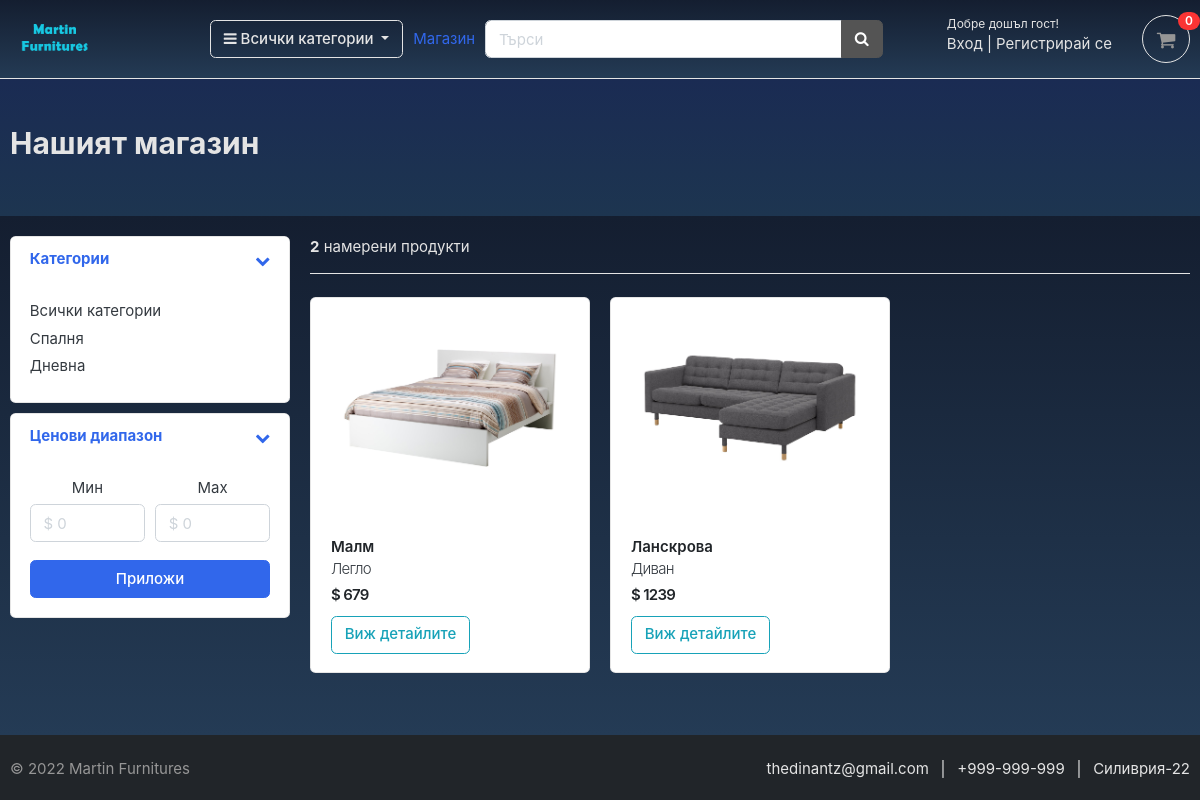
The page /store/ on the database as committed earlier.
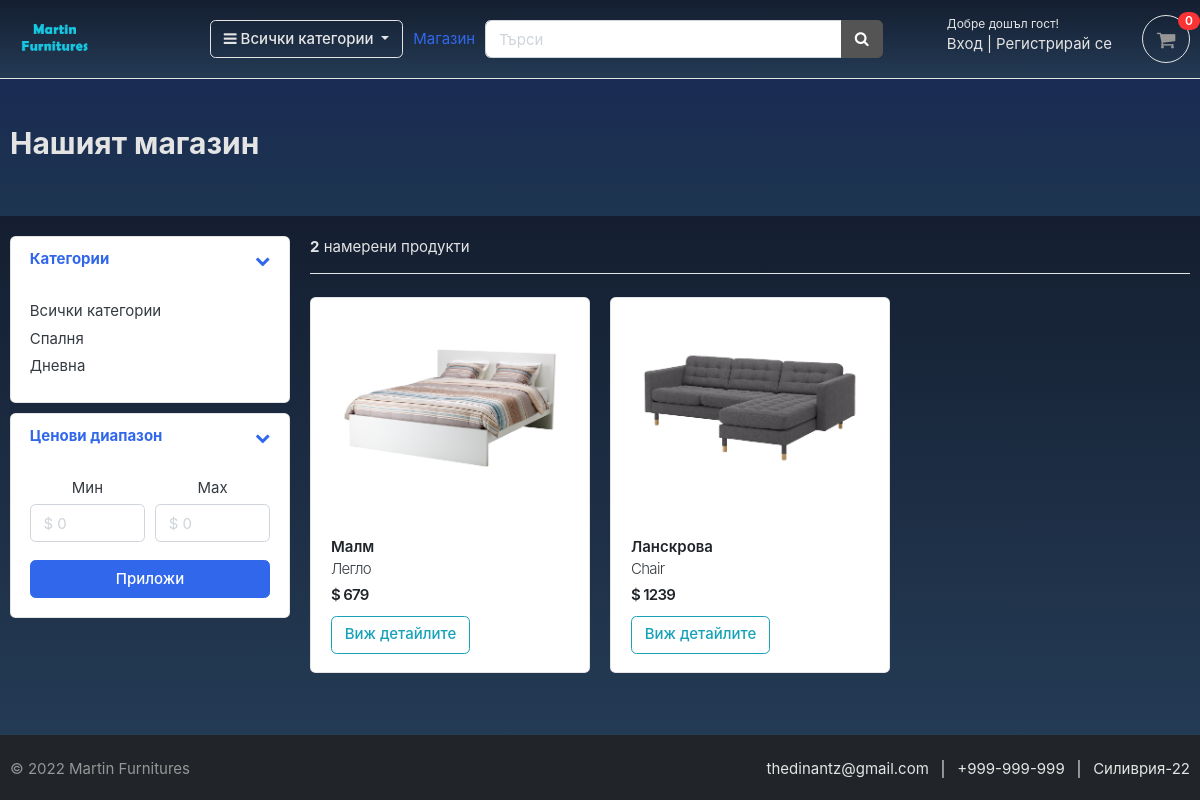
The same page on the database as committed later.
### category/models.py (models this page shows, shortened)
class Category(models.Model):
    category_name = models.CharField(max_length=50, unique=True)
    slug = models.SlugField(max_length=100, unique=True)
    description = models.TextField(max_length=255, blank=True)
    category_image = models.ImageField(
        upload_to='photos/categories', blank=True)
    class Meta:
        verbose_name = 'category'
        verbose_name_plural = 'categories'
    def get_url(self):
        return reverse('products_by_category', args=[self.slug])

### store/models.py (models this page shows, shortened)
class Product(models.Model):
    product_name    = models.CharField(max_length=50, unique=True)
    slug            = models.SlugField(max_length=50, unique=True)
    description     = models.TextField(max_length=600, blank=True)
    hidden_desc     = models.TextField(max_length=600, blank=True)
    type            = models.CharField(max_length=50, null=False, blank=False)
    price           = models.IntegerField()
    images          = models.ImageField(upload_to='photos/products')
    stock           = models.IntegerField()
    is_available    = models.BooleanField(default=True)
    category        = models.ForeignKey(Category, on_delete=models.CASCADE)
    created_date    = models.DateTimeField(auto_now_add=True)
    modified_date   = models.DateTimeField(auto_now=True)
    def get_url(self):
        return reverse('product_detail', args=[self.category.slug, self.slug])

### store/views.py (the view)
# urls.py: path('store/', include('store.urls')),
def store(request, category_slug=None):
    categories = None
    products = None
    if category_slug != None:
        categories = get_object_or_404(Category, slug=category_slug)
        products = Product.objects.filter(category=categories, is_available=True)
        paginator = Paginator(products, 3)
        page = request.GET.get('page')
        paged_products = paginator.get_page(page)
        product_count = products.count()
    else:
        products = Product.objects.all().filter(is_available=True).order_by('id')
        paginator = Paginator(products, 3)
        page = request.GET.get('page')
        paged_products = paginator.get_page(page)
        product_count = products.count()
    context ={
        'products': paged_products,
        'product_count': product_count,
    }
    return render(request, 'store/store.html', context)

### carts/context_processors.py (called while the page is built)
def counter(request):
    cart_count = 0
    if 'admin' in request.path:
        return {}
    else:
        try:
            cart = Cart.objects.filter(cart_id=_cart_id(request))
            if request.user.is_authenticated:
                cart_items = CartItem.objects.all().filter(user=request.user)
            else:
                cart_items = CartItem.objects.all().filter(cart=cart[:1])
            for cart_item in cart_items:
                cart_count += cart_item.quantity
        except Cart.DoesNotExist:
            cart_count = 0
    return dict(cart_count=cart_count)

### carts/views.py (called while the page is built)
def _cart_id(request):
    cart = request.session.session_key
    if not cart:
        cart = request.session.create()
    return cart

### category/context_processors.py (called while the page is built)
def menu_links(request):
    links = Category.objects.all()
    return dict(links=links)

### templates/store/store.html (shortened to what this page needs)
{% extends 'base.html' %}
{% load static %}
{% block content %}
<section class="section-pagetop coloringsame">
    <div class="container">
        {% if 'search' in request.path %}
        <h2 class="title-page text-light">Резултат от търсенето</h2>
        {% else %}
        <h2 class="title-page text-light">Нашият магазин</h2>
        {% endif %}
    </div>
</section>
<section class="section-name padding-y-sm coloringlinear">
    <div class="container">
    <div class="row">
        <aside class="col-md-3">
    <div style="margin-bottom: 10px;" class="card">
        <article class="filter-group">
            <header class="card-header">
                <a href="#" data-toggle="collapse" data-target="#collapse_1" aria-expanded="true">
                    <i class="icon-control fa fa-chevron-down"></i>
                    <h6 class="title">Категории</h6>
                </a>
            </header>
            <div class="filter-content collapse show" id="collapse_1">
                <div class="card-body">
                    <ul class="list-menu">
                        <li><a href="{% url 'store' %}">Всички категории </a></li>
                        {% for category in links %}
                    <li><a href="{{ category.get_url }}">{{ category.category_name }}  </a></li>
                        {% endfor %}
                    </ul>
                </div>
            </div>
        </article>
    </div>
    <div class="card">
        <article class="filter-group">
            <form action="{% url 'filter' %}">
            <header class="card-header">
                <a href="#" data-toggle="collapse" data-target="#collapse_3" aria-expanded="true">
                    <i class="icon-control fa fa-chevron-down"></i>
                    <h6 class="title">Ценови диапазон</h6>
                </a>
            </header>
            <div class="filter-content collapse show" id="collapse_3">
                <div class="card-body">
                    <div class="form-row">
                    <div class="form-group text-center col-md-6">
                      <label>Мин</label>
                      <input class="form-control" type="number" name="min-price" placeholder="$ 0">
                    </div>
                    <div class="form-group text-center col-md-6">
                      <label>Мах</label>
                      <input class="form-control" type="number" name="max-price" placeholder="$ 0">
                    </div>
                    </div>
                    <button class="btn btn-block btn-primary">Приложи</button>
                </div>
            </div>
        </form>
        </article>
    </div>
        </aside>
        <main class="col-md-9">
        <header class="border-bottom mb-4 pb-3">
                {% if product_count == 0 %}
                <div class="form-inline">
                <span class="mr-md-auto text-light"><b>Няма намерени продукти</span>
                </div>
                {% else %}
                    {% if product_count == 1 %}
                    <div class="form-inline">
                    <span class="mr-md-auto text-light"><b>{{ product_count }}</b> намерен продукт</span>
                    </div>
                    {% else %}
                    <div class="form-inline">
                    <span class="mr-md-auto text-light"><b>{{ product_count }}</b> намерени продукти</span>
                    </div>
                    {% endif %}
                {% endif %}
        </header>
    <div class="row">
        {% if products %}
        {% for product in products %}
        <div class="col-md-4">
            <figure class="card card-product-grid">
                <div class="img-wrap">
                    <a href="{{ product.get_url }}"><img src="{{ product.images.url }}"></a>
                </div>
                <figcaption class="info-wrap">
                    <div class="fix-height">
                        <a href="{{ product.get_url }}" class="title font-weight-bold">{{ product.product_name }}</a>
                        <div class="price-wrap">
                            <div
                                class="font-weight-light">{{ product.type }}
                            </div>
                            <div
                                class="price mt-1">$ {{ product.price }}
                            </div>
                        </div>
                    </div>
                    {% if product.stock <= 0 %}
                    <a href="{{ product.get_url }}" class="btn btn-block btn-danger">Изчерпано количество</a>
                        {% else %}
                        <a href="{{ product.get_url }}" class="btn btn-outline-info">Виж детайлите</a>
                    {% endif %}
                </figcaption>
            </figure>
        </div>
        {% endfor %}
        {% endif %}
    </div>
        </main>
    </div>
</div>
</section>
{% endblock content %}

### templates/base.html (shortened to what this page needs)
{% load static %}
<!DOCTYPE HTML>
<html lang="en">
<head>
<link href="{% static 'css/bootstrap.css' %}" rel="stylesheet" type="text/css"/>
<link href="{% static 'fonts/fontawesome/css/all.min.css' %}" type="text/css" rel="stylesheet">
<link href="{% static 'css/ui.css' %}" rel="stylesheet" type="text/css"/>
<link href="{% static 'css/responsive.css' %}" rel="stylesheet" media="only screen and (max-width: 1200px)" />
<link href="{% static 'css/custom.css' %}" rel="stylesheet" type="text/css"/>
<link rel="stylesheet" href="https://cdnjs.cloudflare.com/ajax/libs/font-awesome/4.7.0/css/font-awesome.min.css">
<link href="{% static 'css/custom2.css' %}" rel="stylesheet" type="text/css"/>
</head>
<body class="bg-dark">
    {% include 'includes/navbar.html' %}
    {% block content %}{% endblock content %}
    {% include 'includes/footer.html' %}
</body>
</html>

### templates/includes/navbar.html (shortened to what this page needs)
{% load static %}
<header class="section-header text-light coloringlinear">
  <section class="header-main border-bottom">
      <div class="container">
    <div class="row align-items-center">
      <div class="col-lg-2 col-md-3 col-6">
        <a href="{% url 'home' %}" class="brand-wrap">
          <img class="logo" src="{% static './images/logo.png' %}">
        </a>
      </div>
      <div class="col-lg col-sm col-md col-6 flex-grow-0">
        <div class="category-wrap dropdown d-inline-block float-right">
          <button type="button" class="btn btn-outline-light dropdown-toggle" data-toggle="dropdown">
            <i class="fa fa-bars"></i> Всички категории
          </button>
        </div>
          </div>
          <a href="{% url 'store' %}" class="a-glow">
            Магазин</a>
            <div class="col-lg  col-md-6 col-sm-12 col">
              <form action="{% url 'search' %}" class="mr-sm-2 my-2 my-lg-0">
              <div class="input-group w-100">
              <input type="text" class="form-control" placeholder="Търси" name="keyword" required>
                <div class="input-group-append">
                  <button class=" btn btn-secondary" type="submit">
                    <i class="fa fa-search"></i>
                  </button>
                </div>
              </div>
              </form>
            </div>
            <div class="col-lg-3 col-sm-6 col-8 order-2 order-lg-3 text-light">
              <div class="d-flex justify-content-end mb-3 mb-lg-0">
                  {% if user.id is None %}
                  <div class="widget-header">
                      <small class="title">Добре дошъл гост!</small>
                      <div>
                          <a href="{% url 'login' %}" class="text-light">Вход</a> <span class="dark-transp"> | </span>
                          <a href="{% url 'register' %}" class="text-light"> Регистрирай се</a>
                      </div>
                  </div>
                  {% endif %}
                  <a href="{% url 'cart' %}" class="widget-header pl-3 ml-3 text-light">
                    <div class="icon icon-sm rounded-circle border text-light">
                        <i class="fa fa-shopping-cart"></i>
                    </div>
                    <span class="badge badge-pill badge-light notify">{{cart_count}}</span>
                </a>
            </div>
        </div>
    </div>
        </div>
    </section>
</header>

### templates/includes/footer.html (shortened to what this page needs)
<footer class="bg-dark text-light py-4">
  <div class="container">
    <div class="row">
      <div class="col-md-6">
        <p class="text-muted"> &copy; 2022 Martin Furnitures </p>
      </div>
      <div class="col-md-6 text-md-right">
        <a href="#" class="text-light">thedinantz@gmail.com</a>
        <span class="px-2"> | </span>
        <a href="#" class="text-light">+999-999-999</a>
        <span class="px-2"> | </span>
        <span class="text-light">Силиврия-22</span>
      </div>
    </div>
  </div>
</footer>
</body>
</html>

### static/css/ui.css (style rules this page uses)
html { font-family: "Inter", sans-serif; font-size: 15px; }
.img-wrap { text-align: center; display: block; }
.img-wrap img { max-width: 100%; }
.price-wrap { letter-spacing: -0.7px; }
.icon-xs, .icon-sm, .icon-md, .icon-lg { display: inline-block; text-align: center; flex-shrink: 0; flex-grow: 0; }
.icon-sm { width: 48px; height: 48px; line-height: 48px !important; font-size: 20px; }
.padding-y-sm { padding-top: 20px; padding-bottom: 20px; }
figure { margin-bottom: 0; }
article:after, .form-group:after { display: block; clear: both; content: ""; }
.title-page { color: #212529; }
p:last-child { margin-bottom: 0; }
.header-main { position: relative; padding-top: 1rem; padding-bottom: 1rem; }
.brand-wrap .logo, .navbar-brand .logo { margin-right: 7px; max-height: 42px; display: inline-block; }
.widget-header { display: inline-block; vertical-align: middle; position: relative; }
.widget-header a { color: #343a40; }
.widget-header i { color: #969696; }
.widget-header .title { display: block; }
.widget-header .notify { position: absolute; top: -3px; right: -10px; }
[class*=list-] li:after { visibility: hidden; display: block; content: ""; overflow: hidden; height: 0; clear: both; }
.list-menu { list-style: none; margin: 0; padding-left: 0; }
.list-menu li { margin-bottom: 5px; }
.list-menu a { color: #343a40; }
[class*=card-product] a.title { color: #212529; display: block; }
[class*=card-product] .img-wrap { overflow: hidden; position: relative; }
[class*=card-product] .img-wrap img { height: 100%; max-width: 100%; width: auto; display: inline-block; -o-object-fit: cover; object-fit: cover; }
.card-product-grid { margin-bottom: 20px; }
.card-product-grid .img-wrap { border-radius: 0.2rem 0.2rem 0 0; height: 220px; }
.card-product-grid .info-wrap { overflow: hidden; padding: 18px 20px; }
.card-product-grid .fix-height { height: 80px; overflow: hidden; }
.card .img-wrap { overflow: hidden; }
.notify { position: absolute; top: -4px; right: -10px; display: inline-block; padding: 0.25em 0.6em; font-size: 12px; line-height: 1; text-align: center; border-radius: 3rem; color: #fff; background-color: #fa3434; }
.price { font-weight: 600; color: #212529; }
.icon-control { margin-top: 5px; float: right; font-size: 80%; }
.card-header .title { margin-bottom: 0; line-height: 1.5; }
.filter-group { border-bottom: 1px solid #e4e4e4; }
.filter-group .card-header { border-bottom: 0; }
.filter-group:last-child { border-bottom: 0; }
.section-pagetop { padding: 45px 0; }

### static/css/custom2.css (style rules this page uses)
.coloringlinear { background: linear-gradient(#141e30, #243b55); }
.coloringsame { background: linear-gradient(#1a2b53, #1d3550); }

Rows that differ between the two databases and show on the page:
changed Product "Ланскрова": type "Диван" → "Chair"
